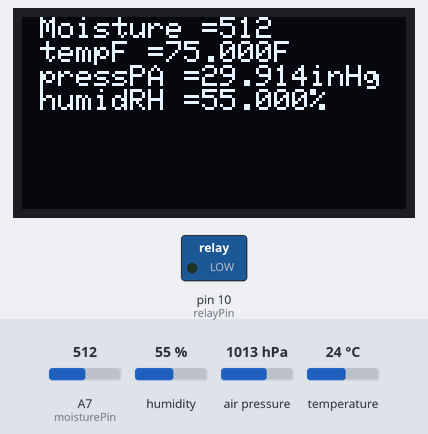
The sketch below on a simulated Teensy 4. Shown: 128×64 one-colour display, switched loads named in the sketch (green lamp = pin HIGH). The test bench sets the inputs (shaded band); at power-on: humidity 55 %, A7 (moisturePin) = 512, air pressure 1013 hPa, temperature 24 °C. The display library's start-up logo is not drawn; what the sketch prints to the serial monitor is not drawn.

Above: at 1.6 s.
1.7 s: humidity set to 22 %
At 2.6 s:
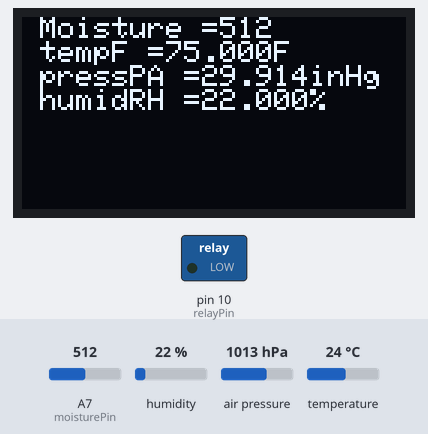
3.5 s: A7 (moisturePin) set to 716
At 5.2 s:
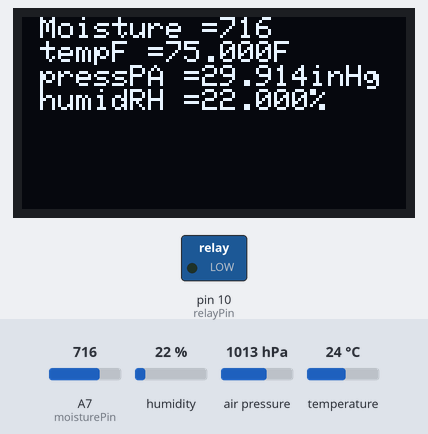
5.6 s: air pressure set to 952 hPa
At 6.5 s:
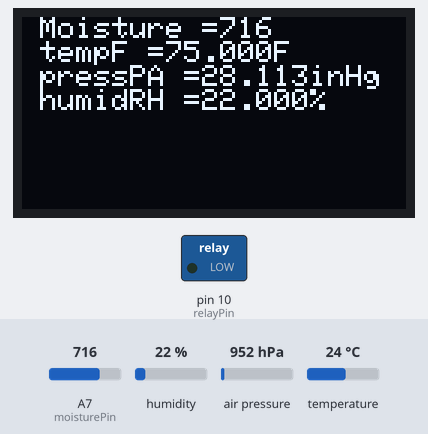
7.6 s: temperature set to 12 °C
At 9.1 s:
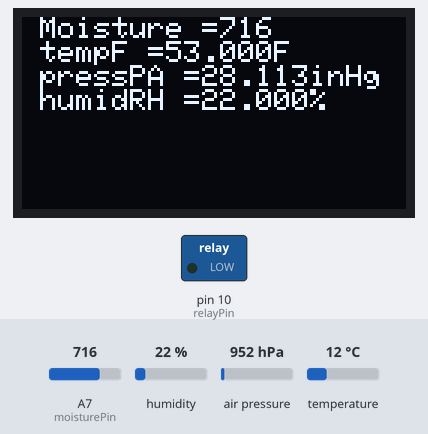
9.7 s: A7 (moisturePin) set to 992
At 11.5 s:
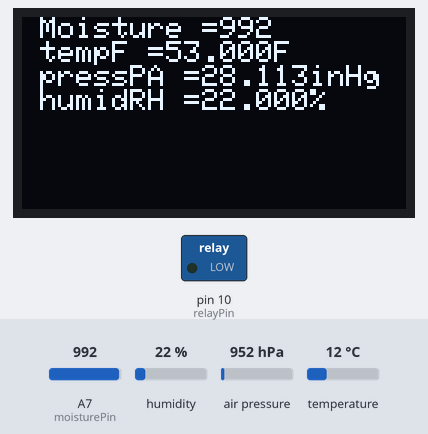
11.8 s: A7 (moisturePin) set to 1010
At 13.1 s:
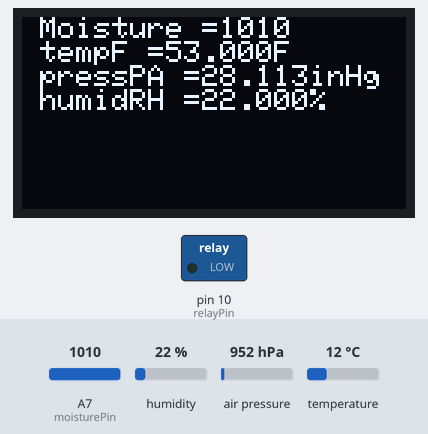
Timing chart, 0 to 14.8 s (numbered marks = the images above; inputs shaded):
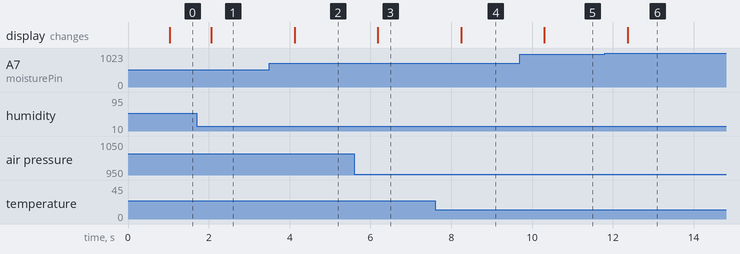

The sketch:

teensySmartPlant.ino
```cpp
/*
 * Project teensySmartWaterSystem
 * Description: Self Monitoring Plant Watering System
 * Author: Casey Fergus
 * Date: 11/24/21
 */

#include <Wire.h>
#include <Adafruit_BME280.h>
#include <Adafruit_SSD1306.h>
#include <Adafruit_GFX.h>


#define SCREEN_WIDTH 128
#define SCREEN_HEIGHT 64
#define SCREEN_ADDRESS 0x3C
#define BME_ADDRESS 0x76

Adafruit_SSD1306 display(SCREEN_WIDTH,SCREEN_HEIGHT, &Wire);
Adafruit_BME280 bme;

const int moisturePin = 21;
const int relayPin = 10;

float tempC, tempF, pressPA, pressInHg, humidRH, moisturePercent;
int moistureRead;
unsigned long checkTime;
char PERCENT =0x25;


void setup() {
  Serial.begin(9600);
  if(!display.begin(SSD1306_SWITCHCAPVCC, SCREEN_ADDRESS)) {
    Serial.printf("SSD1306 allocation failed");
    for(;;);
  }
  if(!bme.begin(BME_ADDRESS)) {
    Serial.printf("BME280 at address 0x%02X failed to start", BME_ADDRESS);
  }
  pinMode(moisturePin,INPUT);
  pinMode(relayPin, OUTPUT);
  display.display();
  display.clearDisplay();
  display.display();

  checkTime = 0;
}

void loop() {
  if ((millis()-checkTime)>1000) {
    checkMoisture();
    checkReads();
    showData();
    checkTime = millis();
  }
}

void checkReads () {
  tempC = bme.readTemperature();
  pressPA = bme.readPressure();
  humidRH = bme.readHumidity();
  tempF = celToFar(tempC);
  pressInHg = paToInHg(pressPA);
  Serial.printf("Moisture = %i,tempF =%2.3fF, pressure =%3.3finHg, humidRH =%2.3f%c\n",moistureRead, tempF, pressInHg, humidRH,PERCENT);
}

void checkMoisture() {
  moistureRead = analogRead(moisturePin);
}

float celToFar(float _tempC) {
  return  map(_tempC,0,100,32,212);
}

float paToInHg(float _pressPA) {
   return (_pressPA*0.00029530);
}

float moistureToPercent (int _moisture) {
  return map(_moisture,925,380,0,100);
}

void showData(void) {
  display.clearDisplay();
  display.setTextSize(1);
  display.setTextColor(SSD1306_WHITE);
  display.setCursor(0,0);
  display.printf(" Moisture =%i\n tempF =%2.3fF\n pressPA =%3.3finHg\n humidRH =%2.3f%c", moistureRead, tempF, pressInHg, humidRH,PERCENT);
  display.display();
}
```

Measured:
- after the input at 1.7 s, the display: changes after 0.36 s (image 1)
- after the input at 3.5 s, the display: changes after 0.62 s (image 2)
- after the input at 5.6 s, the display: changes after 0.58 s (image 3)
- after the input at 7.6 s, the display: changes after 0.64 s (image 4)
- after the input at 9.7 s, the display: changes after 0.60 s (image 5)
- after the input at 11.8 s, the display: changes after 0.57 s (image 6)
